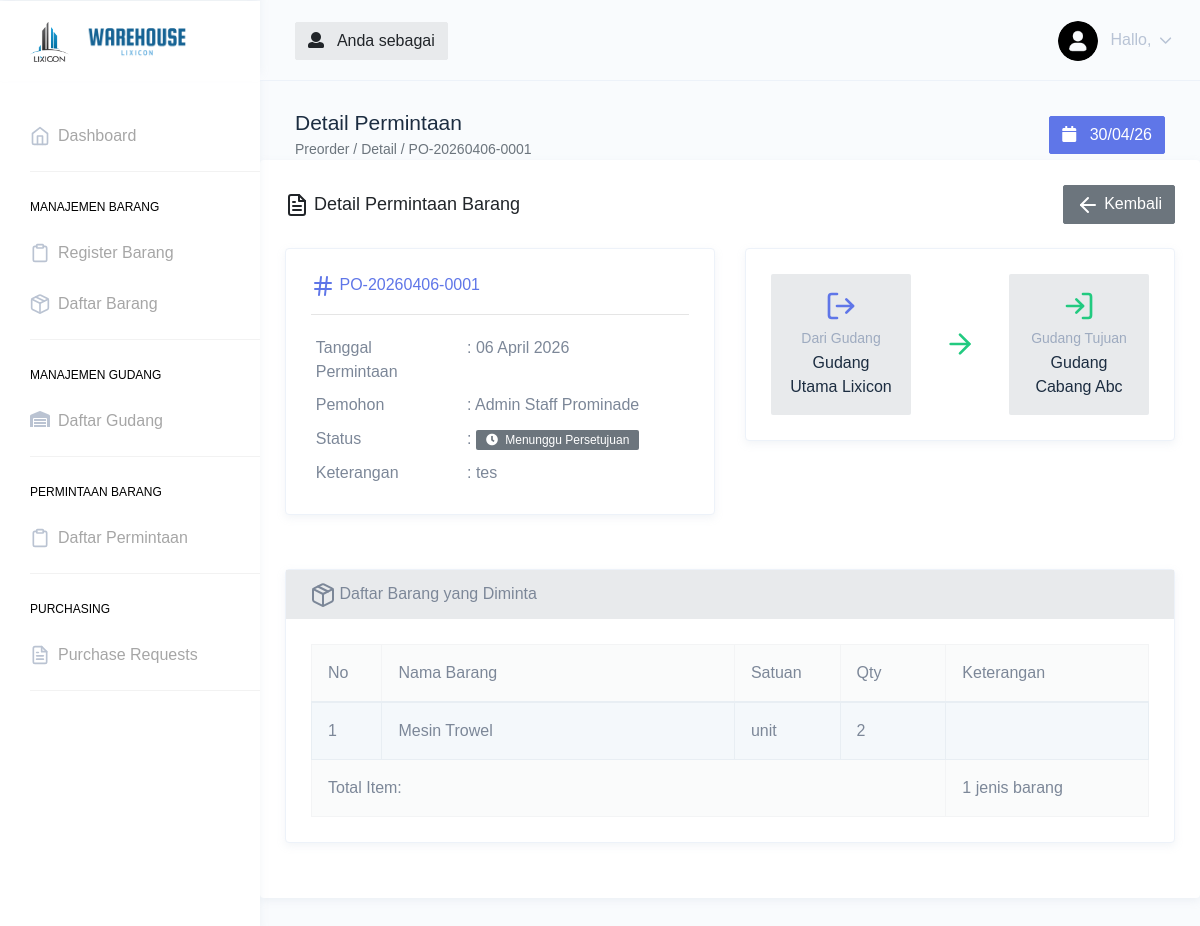
/preorder/detail/22, run on the app's committed database.
### tables this page shows
CREATE TABLE `permintaan_barang` (
  `id` int(11) NOT NULL,
  `kode_permintaan` varchar(30) NOT NULL,
  `id_user` int(11) NOT NULL,
  `id_gudang_asal` int(11) DEFAULT NULL,
  `id_gudang_tujuan` int(11) DEFAULT NULL,
  `tanggal_permintaan` date NOT NULL,
  `status` enum('menunggu','disetujui','ditolak','surat_jalan','dikirim','selesai','belum_selesai') NOT NULL DEFAULT 'menunggu',
  `keterangan` text DEFAULT NULL,
  `alasan_tolak` text DEFAULT NULL,
  `created_at` datetime DEFAULT current_timestamp(),
  `updated_at` datetime DEFAULT current_timestamp() ON UPDATE current_timestamp()
);

CREATE TABLE `user` (
  `id` int(11) NOT NULL,
  `nama` varchar(50) NOT NULL,
  `email` varchar(50) NOT NULL,
  `password` varchar(255) NOT NULL,
  `telefon` varchar(15) NOT NULL,
  `ktp` varchar(30) NOT NULL,
  `id_gudang` int(11) DEFAULT NULL,
  `role` enum('admin','staff') NOT NULL DEFAULT 'staff',
  `status` enum('aktif','non-aktif') NOT NULL DEFAULT 'aktif'
);

CREATE TABLE `gudang` (
  `id` int(11) NOT NULL,
  `nama` varchar(100) NOT NULL,
  `alamat` varchar(255) DEFAULT NULL,
  `created_at` datetime NOT NULL DEFAULT current_timestamp(),
  `updated_at` datetime DEFAULT NULL ON UPDATE current_timestamp()
);

CREATE TABLE `permintaan_barang_detail` (
  `id` int(11) NOT NULL,
  `id_permintaan` int(11) NOT NULL,
  `id_barang` int(11) NOT NULL,
  `qty` int(11) NOT NULL,
  `keterangan` varchar(255) DEFAULT NULL
);

CREATE TABLE `barang` (
  `id` int(11) NOT NULL,
  `id_supplier` int(11) DEFAULT NULL,
  `id_lokasi` int(11) DEFAULT NULL,
  `nama` varchar(50) NOT NULL,
  `deskripsi` text DEFAULT NULL,
  `qty` int(11) NOT NULL DEFAULT 0 COMMENT 'Total qty di semua gudang',
  `id_satuan` int(11) NOT NULL,
  `image` varchar(255) DEFAULT 'uploads/items/default.png',
  `kode_barang` varchar(255) DEFAULT NULL
);

CREATE TABLE `satuan` (
  `id` int(11) NOT NULL,
  `nama` varchar(30) NOT NULL,
  `status` enum('valid','invalid') NOT NULL DEFAULT 'valid'
);

### application/core/MY_Controller.php (called while the page is built, shortened)
<?php
class MY_Controller extends CI_Controller
{
    public function __construct()
    {
        $model = strtolower(get_class($this));
        if (file_exists(APPPATH . 'models/' . ucfirst($model) . '_model.php')) {
            $this->load->model(ucfirst($model) . '_model', $model, true);
        }
    }
    public function view($data, $openLoginPage = false)
    {
        if ($openLoginPage) {
            $this->load->view('pages/auth/login', $data);
        } else {
            $this->load->view('layouts/dashboard', $data);
        }
    }
}

### application/controllers/Preorder.php (called while the page is built, shortened)
<?php
class Preorder extends MY_Controller
{
    public function detail($id)
    {
        $permintaan = $this->preorderModel->getPermintaanById($id);
        $surat_jalan = $this->suratJalanModel->getSuratJalanByPermintaan($id);
        $surat_jalan_details = null;
        $verifikasi_details = null;
        $data = [
            'title' => 'Detail Permintaan - ' . $permintaan->kode_permintaan,
            'breadcrumb_title' => 'Detail Permintaan',
            'breadcrumb_path' => 'Preorder / Detail / ' . $permintaan->kode_permintaan,
            'page' => 'pages/preorder/detail',
            'permintaan' => $permintaan,
            'details' => $this->preorderModel->getPermintaanDetails($id),
            'surat_jalan' => $surat_jalan,
            'surat_jalan_details' => $surat_jalan_details,
            'verifikasi_details' => $verifikasi_details
        ];
        return $this->view($data);
    }
}

### index.php (called while the page is built, shortened)
<?php
require_once BASEPATH.'core/CodeIgniter.php';

### application/models/Preorder_model.php (called while the page is built, shortened)
<?php
class Preorder_model extends MY_Model
{
    public function getPermintaanById($id)
    {
        return $this->db->select([
            'permintaan_barang.*',
            'ga.nama AS nama_gudang_asal',
            'gt.nama AS nama_gudang_tujuan',
            'user.nama AS nama_user'
        ])
            ->from('permintaan_barang')
            ->join('gudang ga', 'permintaan_barang.id_gudang_asal = ga.id', 'left')
            ->join('gudang gt', 'permintaan_barang.id_gudang_tujuan = gt.id', 'left')
            ->join('user', 'permintaan_barang.id_user = user.id', 'left')
            ->where('permintaan_barang.id', $id)
            ->get()
            ->row();
    }
    public function getPermintaanDetails($id_permintaan)
    {
        return $this->db->select([
            'permintaan_barang_detail.*',
            'barang.nama AS nama_barang',
            'satuan.nama AS nama_satuan'
        ])
            ->from('permintaan_barang_detail')
            ->join('barang', 'permintaan_barang_detail.id_barang = barang.id', 'left')
            ->join('satuan', 'barang.id_satuan = satuan.id', 'left')
            ->where('permintaan_barang_detail.id_permintaan', $id_permintaan)
            ->get()
            ->result();
    }
}

### application/views/pages/preorder/detail.php (the view, shortened to what this page needs)
<div class="row">
    <div class="col-12">
        <div class="card">
            <div class="card-body">
                <div class="d-flex justify-content-between align-items-center mb-4">
                    <h4 class="card-title mb-0">
                        <i data-feather="file-text" class="feather-sm me-2"></i>
                        Detail Permintaan Barang
                    </h4>
                    <a href="<?= base_url('preorder') ?>" class="btn btn-secondary">
                        <i data-feather="arrow-left" class="feather-sm me-1"></i> Kembali
                    </a>
                </div>
                <div class="row mb-4">
                    <div class="col-md-6">
                        <div class="card border">
                            <div class="card-body">
                                <h5 class="card-title text-primary">
                                    <i data-feather="hash" class="feather-sm me-1"></i>
                                    <?= $permintaan->kode_permintaan ?>
                                </h5>
                                <hr>
                                <table class="table table-borderless table-sm mb-0">
                                    <tr>
                                        <td width="40%"><strong>Tanggal Permintaan</strong></td>
                                        <td>:
                                            <?= date('d F Y', strtotime($permintaan->tanggal_permintaan)) ?>
                                        </td>
                                    </tr>
                                    <tr>
                                        <td><strong>Pemohon</strong></td>
                                        <td>:
                                            <?= $permintaan->nama_user ?? '-' ?>
                                        </td>
                                    </tr>
                                    <tr>
                                        <td><strong>Status</strong></td>
                                        <td>:
                                            <?php
                                            $statusConfig = [
                                                'menunggu' => ['badge' => 'badge-secondary', 'icon' => 'fas fa-clock', 'label' => 'Menunggu Persetujuan'],
                                                'disetujui' => ['badge' => 'badge-info', 'icon' => 'fas fa-check', 'label' => 'Disetujui'],
                                                'ditolak' => ['badge' => 'badge-danger', 'icon' => 'fas fa-times', 'label' => 'Ditolak'],
                                                'surat_jalan' => ['badge' => 'badge-primary', 'icon' => 'fas fa-file-alt', 'label' => 'Surat Jalan Dibuat'],
                                                'dikirim' => ['badge' => 'badge-warning', 'icon' => 'fas fa-shipping-fast', 'label' => 'Sedang Dikirim'],
                                                'selesai' => ['badge' => 'badge-success', 'icon' => 'fas fa-check-circle', 'label' => 'Selesai'],
                                                'belum_selesai' => ['badge' => 'badge-dark', 'icon' => 'fas fa-exclamation-triangle', 'label' => 'Belum Selesai'],
                                            ];
                                            $sc = $statusConfig[$permintaan->status] ?? ['badge' => 'badge-secondary', 'icon' => 'fas fa-question', 'label' => $permintaan->status];
                                            ?>
                                            <span class="badge <?= $sc['badge'] ?>"><i
                                                    class="<?= $sc['icon'] ?> mr-1"></i>
                                                <?= $sc['label'] ?>
                                            </span>
                                        </td>
                                    </tr>
                                    <?php if (!empty($permintaan->keterangan)): ?>
                                        <tr>
                                            <td><strong>Keterangan</strong></td>
                                            <td>:
                                                <?= $permintaan->keterangan ?>
                                            </td>
                                        </tr>
                                    <?php endif; ?>
                                </table>
                            </div>
                        </div>
                    </div>
                    <div class="col-md-6">
                        <div class="card border">
                            <div class="card-body">
                                <div class="row">
                                    <div class="col-5">
                                        <div class="text-center p-3 bg-light rounded">
                                            <i data-feather="log-out" class="text-primary mb-2"
                                                style="width: 32px; height: 32px;"></i>
                                            <h6 class="text-muted mb-1">Dari Gudang</h6>
                                            <strong class="text-dark">
                                                <?= $permintaan->nama_gudang_asal ?? '-' ?>
                                            </strong>
                                        </div>
                                    </div>
                                    <div class="col-2 d-flex align-items-center justify-content-center">
                                        <i data-feather="arrow-right" class="text-success"
                                            style="width: 32px; height: 32px;"></i>
                                    </div>
                                    <div class="col-5">
                                        <div class="text-center p-3 bg-light rounded">
                                            <i data-feather="log-in" class="text-success mb-2"
                                                style="width: 32px; height: 32px;"></i>
                                            <h6 class="text-muted mb-1">Gudang Tujuan</h6>
                                            <strong class="text-dark">
                                                <?= $permintaan->nama_gudang_tujuan ?? '-' ?>
                                            </strong>
                                        </div>
                                    </div>
                                </div>
                            </div>
                        </div>
                    </div>
                </div>
                <div class="card border">
                    <div class="card-header bg-light">
                        <strong><i data-feather="package" class="feather-sm me-1"></i> Daftar Barang yang
                            Diminta</strong>
                    </div>
                    <div class="card-body">
                        <div class="table-responsive">
                            <table class="table table-striped table-bordered mb-0">
                                <thead class="table-light">
                                    <tr>
                                        <th width="8%">No</th>
                                        <th width="40%">Nama Barang</th>
                                        <th width="12%">Satuan</th>
                                        <th width="12%">Qty</th>
                                        <th width="23%">Keterangan</th>
                                    </tr>
                                </thead>
                                <tbody>
                                    <?php if (empty($details)): ?>
                                        <tr>
                                            <td colspan="6" class="text-center">Tidak ada data barang</td>
                                        </tr>
                                    <?php else: ?>
                                        <?php $no = 1; ?>
                                        <?php foreach ($details as $item): ?>
                                            <tr>
                                                <td>
                                                    <?= $no++ ?>
                                                </td>
                                                <td>
                                                    <?= $item->nama_barang ?? '-' ?>
                                                </td>
                                                <td>
                                                    <?= $item->nama_satuan ?? '-' ?>
                                                </td>
                                                <td><strong>
                                                        <?= number_format($item->qty) ?>
                                                    </strong></td>
                                                <td>
                                                </td>
                                            </tr>
                                        <?php endforeach; ?>
                                    <?php endif; ?>
                                </tbody>
                                <?php if (!empty($details)): ?>
                                    <tfoot class="table-light">
                                        <tr>
                                            <th colspan="4" class="text-end">Total Item:</th>
                                            <th colspan="2">
                                                <?= count($details) ?> jenis barang
                                            </th>
                                        </tr>
                                    </tfoot>
                                <?php endif; ?>
                            </table>
                        </div>
                    </div>
                </div>
            </div>
        </div>
    </div>
</div>

### data on the page
permintaan_barang: kode_permintaan "PO-20260406-0001", tanggal_permintaan "06 April 2026", id_user.nama "Admin Staff Prominade", status "Menunggu Persetujuan", keterangan "tes", id_gudang_asal.nama "Gudang Utama Lixicon", id_gudang_tujuan.nama "Gudang Cabang Abc"
permintaan_barang_detail: id_barang.nama "Mesin Trowel", satuan.nama "unit", qty "2"

### other printed values
$breadcrumb_title "Detail Permintaan"
$breadcrumb_path "Preorder / Detail / PO-20260406-0001"
count($details) "1"
